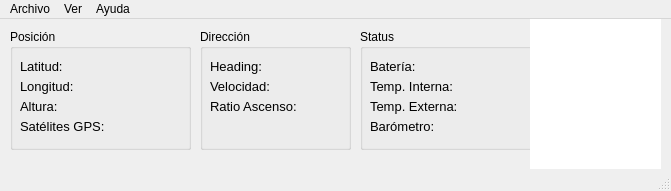
<?xml version="1.0" encoding="UTF-8"?>
<ui version="4.0">
 <class>MainWindow</class>
 <widget class="QMainWindow" name="MainWindow">
  <property name="geometry">
   <rect>
    <x>0</x>
    <y>0</y>
    <width>671</width>
    <height>191</height>
   </rect>
  </property>
  <property name="sizePolicy">
   <sizepolicy hsizetype="Fixed" vsizetype="Fixed">
    <horstretch>0</horstretch>
    <verstretch>0</verstretch>
   </sizepolicy>
  </property>
  <property name="windowTitle">
   <string>ASHAB Telemetry</string>
  </property>
  <widget class="QWidget" name="centralWidget">
   <widget class="QGroupBox" name="groupBox">
    <property name="geometry">
     <rect>
      <x>10</x>
      <y>10</y>
      <width>181</width>
      <height>121</height>
     </rect>
    </property>
    <property name="title">
     <string>Posición</string>
    </property>
    <widget class="QLabel" name="labelLat">
     <property name="geometry">
      <rect>
       <x>10</x>
       <y>30</y>
       <width>161</width>
       <height>16</height>
      </rect>
     </property>
     <property name="font">
      <font>
       <pointsize>10</pointsize>
      </font>
     </property>
     <property name="text">
      <string>&lt;html&gt;&lt;head/&gt;&lt;body&gt;&lt;p&gt;Latitud:&lt;/p&gt;&lt;/body&gt;&lt;/html&gt;</string>
     </property>
     <property name="textInteractionFlags">
      <set>Qt::LinksAccessibleByMouse|Qt::TextSelectableByMouse</set>
     </property>
    </widget>
    <widget class="QLabel" name="labelLon">
     <property name="geometry">
      <rect>
       <x>10</x>
       <y>50</y>
       <width>161</width>
       <height>16</height>
      </rect>
     </property>
     <property name="font">
      <font>
       <pointsize>10</pointsize>
      </font>
     </property>
     <property name="text">
      <string>&lt;html&gt;&lt;head/&gt;&lt;body&gt;&lt;p&gt;Longitud:&lt;/p&gt;&lt;/body&gt;&lt;/html&gt;</string>
     </property>
     <property name="textInteractionFlags">
      <set>Qt::LinksAccessibleByMouse|Qt::TextSelectableByMouse</set>
     </property>
    </widget>
    <widget class="QLabel" name="labelAlt">
     <property name="geometry">
      <rect>
       <x>10</x>
       <y>70</y>
       <width>161</width>
       <height>16</height>
      </rect>
     </property>
     <property name="font">
      <font>
       <pointsize>10</pointsize>
      </font>
     </property>
     <property name="text">
      <string>&lt;html&gt;&lt;head/&gt;&lt;body&gt;&lt;p&gt;Altura:&lt;/p&gt;&lt;/body&gt;&lt;/html&gt;</string>
     </property>
     <property name="textInteractionFlags">
      <set>Qt::LinksAccessibleByMouse|Qt::TextSelectableByMouse</set>
     </property>
    </widget>
    <widget class="QLabel" name="labelSats">
     <property name="geometry">
      <rect>
       <x>10</x>
       <y>90</y>
       <width>161</width>
       <height>16</height>
      </rect>
     </property>
     <property name="font">
      <font>
       <pointsize>10</pointsize>
      </font>
     </property>
     <property name="text">
      <string>&lt;html&gt;&lt;head/&gt;&lt;body&gt;&lt;p&gt;Satélites GPS:&lt;/p&gt;&lt;/body&gt;&lt;/html&gt;</string>
     </property>
     <property name="textInteractionFlags">
      <set>Qt::LinksAccessibleByMouse|Qt::TextSelectableByMouse</set>
     </property>
    </widget>
   </widget>
   <widget class="QGroupBox" name="groupBox_2">
    <property name="geometry">
     <rect>
      <x>200</x>
      <y>10</y>
      <width>151</width>
      <height>121</height>
     </rect>
    </property>
    <property name="title">
     <string>Dirección</string>
    </property>
    <widget class="QLabel" name="labelHdg">
     <property name="geometry">
      <rect>
       <x>10</x>
       <y>30</y>
       <width>121</width>
       <height>16</height>
      </rect>
     </property>
     <property name="font">
      <font>
       <pointsize>10</pointsize>
      </font>
     </property>
     <property name="text">
      <string>&lt;html&gt;&lt;head/&gt;&lt;body&gt;&lt;p&gt;Heading:&lt;/p&gt;&lt;/body&gt;&lt;/html&gt;</string>
     </property>
     <property name="textInteractionFlags">
      <set>Qt::LinksAccessibleByMouse|Qt::TextSelectableByMouse</set>
     </property>
    </widget>
    <widget class="QLabel" name="labelSpd">
     <property name="geometry">
      <rect>
       <x>10</x>
       <y>50</y>
       <width>141</width>
       <height>16</height>
      </rect>
     </property>
     <property name="font">
      <font>
       <pointsize>10</pointsize>
      </font>
     </property>
     <property name="text">
      <string>&lt;html&gt;&lt;head/&gt;&lt;body&gt;&lt;p&gt;Velocidad:&lt;/p&gt;&lt;/body&gt;&lt;/html&gt;</string>
     </property>
     <property name="textInteractionFlags">
      <set>Qt::LinksAccessibleByMouse|Qt::TextSelectableByMouse</set>
     </property>
    </widget>
    <widget class="QLabel" name="labelAsr">
     <property name="geometry">
      <rect>
       <x>10</x>
       <y>70</y>
       <width>141</width>
       <height>16</height>
      </rect>
     </property>
     <property name="font">
      <font>
       <pointsize>10</pointsize>
      </font>
     </property>
     <property name="text">
      <string>&lt;html&gt;&lt;head/&gt;&lt;body&gt;&lt;p&gt;Ratio Ascenso:&lt;/p&gt;&lt;/body&gt;&lt;/html&gt;</string>
     </property>
     <property name="textInteractionFlags">
      <set>Qt::LinksAccessibleByMouse|Qt::TextSelectableByMouse</set>
     </property>
    </widget>
   </widget>
   <widget class="QGroupBox" name="groupBox_3">
    <property name="geometry">
     <rect>
      <x>360</x>
      <y>10</y>
      <width>181</width>
      <height>121</height>
     </rect>
    </property>
    <property name="title">
     <string>Status</string>
    </property>
    <widget class="QLabel" name="labelBatt">
     <property name="geometry">
      <rect>
       <x>10</x>
       <y>30</y>
       <width>151</width>
       <height>16</height>
      </rect>
     </property>
     <property name="font">
      <font>
       <pointsize>10</pointsize>
      </font>
     </property>
     <property name="text">
      <string>&lt;html&gt;&lt;head/&gt;&lt;body&gt;&lt;p&gt;Batería:&lt;/p&gt;&lt;/body&gt;&lt;/html&gt;</string>
     </property>
     <property name="textInteractionFlags">
      <set>Qt::LinksAccessibleByMouse|Qt::TextSelectableByMouse</set>
     </property>
    </widget>
    <widget class="QLabel" name="labelTin">
     <property name="geometry">
      <rect>
       <x>10</x>
       <y>50</y>
       <width>161</width>
       <height>16</height>
      </rect>
     </property>
     <property name="font">
      <font>
       <pointsize>10</pointsize>
      </font>
     </property>
     <property name="text">
      <string>&lt;html&gt;&lt;head/&gt;&lt;body&gt;&lt;p&gt;Temp. Interna: &lt;/p&gt;&lt;/body&gt;&lt;/html&gt;</string>
     </property>
     <property name="textInteractionFlags">
      <set>Qt::LinksAccessibleByMouse|Qt::TextSelectableByMouse</set>
     </property>
    </widget>
    <widget class="QLabel" name="labelTout">
     <property name="geometry">
      <rect>
       <x>10</x>
       <y>70</y>
       <width>161</width>
       <height>16</height>
      </rect>
     </property>
     <property name="font">
      <font>
       <pointsize>10</pointsize>
      </font>
     </property>
     <property name="text">
      <string>&lt;html&gt;&lt;head/&gt;&lt;body&gt;&lt;p&gt;Temp. Externa: &lt;/p&gt;&lt;/body&gt;&lt;/html&gt;</string>
     </property>
     <property name="textInteractionFlags">
      <set>Qt::LinksAccessibleByMouse|Qt::TextSelectableByMouse</set>
     </property>
    </widget>
    <widget class="QLabel" name="labelBaro">
     <property name="geometry">
      <rect>
       <x>10</x>
       <y>90</y>
       <width>151</width>
       <height>16</height>
      </rect>
     </property>
     <property name="font">
      <font>
       <pointsize>10</pointsize>
      </font>
     </property>
     <property name="text">
      <string>&lt;html&gt;&lt;head/&gt;&lt;body&gt;&lt;p&gt;Barómetro:&lt;/p&gt;&lt;/body&gt;&lt;/html&gt;</string>
     </property>
     <property name="textInteractionFlags">
      <set>Qt::LinksAccessibleByMouse|Qt::TextSelectableByMouse</set>
     </property>
    </widget>
   </widget>
   <widget class="QGraphicsView" name="graphicsView">
    <property name="geometry">
     <rect>
      <x>530</x>
      <y>0</y>
      <width>131</width>
      <height>151</height>
     </rect>
    </property>
    <property name="frameShape">
     <enum>QFrame::NoFrame</enum>
    </property>
    <property name="frameShadow">
     <enum>QFrame::Plain</enum>
    </property>
    <property name="lineWidth">
     <number>0</number>
    </property>
    <property name="midLineWidth">
     <number>0</number>
    </property>
   </widget>
  </widget>
  <widget class="QMenuBar" name="menuBar">
   <property name="geometry">
    <rect>
     <x>0</x>
     <y>0</y>
     <width>671</width>
     <height>19</height>
    </rect>
   </property>
   <widget class="QMenu" name="menuArchivo">
    <property name="title">
     <string>Archivo</string>
    </property>
    <addaction name="actionConfigurar"/>
    <addaction name="actionSalir"/>
   </widget>
   <widget class="QMenu" name="menuAyuda">
    <property name="title">
     <string>Ayuda</string>
    </property>
    <addaction name="actionAcerca_de"/>
   </widget>
   <widget class="QMenu" name="menuVer">
    <property name="title">
     <string>Ver</string>
    </property>
    <addaction name="actionLog"/>
   </widget>
   <addaction name="menuArchivo"/>
   <addaction name="menuVer"/>
   <addaction name="menuAyuda"/>
  </widget>
  <widget class="QStatusBar" name="statusBar"/>
  <action name="actionConfigurar">
   <property name="text">
    <string>Configurar</string>
   </property>
  </action>
  <action name="actionSalir">
   <property name="text">
    <string>Salir</string>
   </property>
  </action>
  <action name="actionAcerca_de">
   <property name="text">
    <string>Acerca de...</string>
   </property>
  </action>
  <action name="actionLog">
   <property name="text">
    <string>Log</string>
   </property>
  </action>
 </widget>
 <layoutdefault spacing="6" margin="11"/>
 <resources/>
 <connections/>
</ui>
